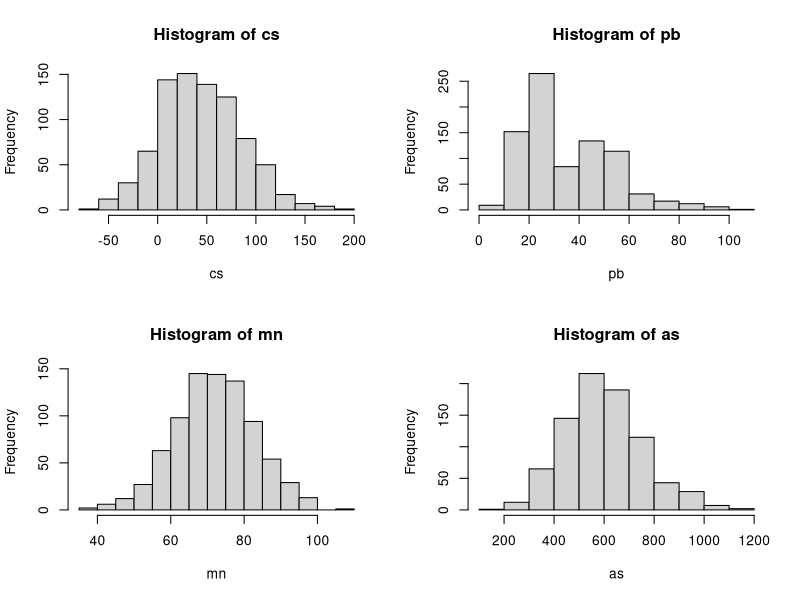
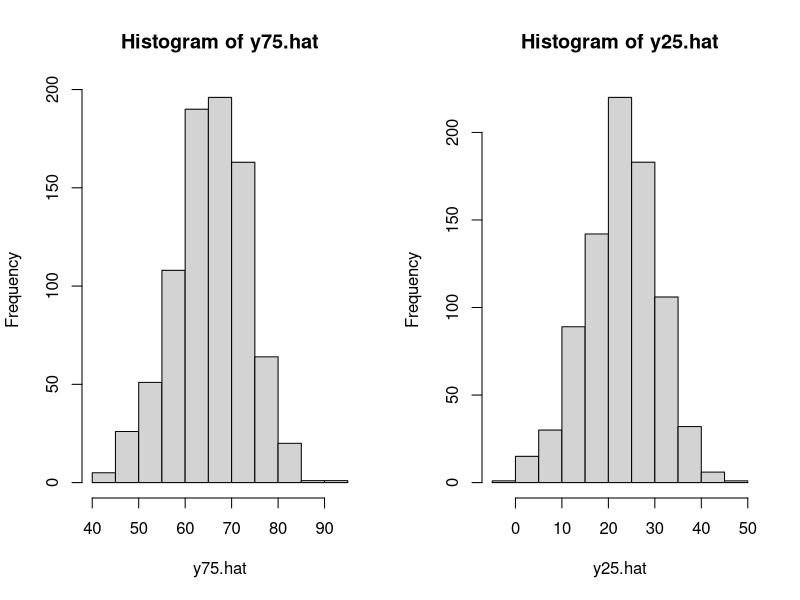

Write the R code that produced these figures, in order.
## ---- chunk 1
library(tidyverse)
library(MASS)
set.seed(1234)
## ---- chunk 2
#confoundings
age = rnorm(825,22.9,4.2)
iq = rnorm(825,26,5)
edu = rbinom(825,1,0.24)
smoke = rbinom(825,1,0.24)

#exposure

as = age^(1/2)+age*iq+edu+smoke^2+rnorm(825,0,5)
mn = age*2+edu^2+iq+smoke^3+rnorm(825,0,5)
pb = age+iq*edu+iq*smoke+smoke^2+rnorm(825,0,5)

##quantile

quantile(as,probs = c(0.25,0.75))
quantile(mn,probs = c(0.25,0.75))
quantile(pb,probs = c(0.25,0.75))

##assume coef
par(mfrow=c(2,2))
cs = rnorm(825,(as*mn+as^2+pb+pb*3+mn)/10000,35)
hist(cs)
hist(pb)
hist(mn)
hist(as)
## ---- chunk 3
#propensity score
fit.as = lm(as~age+iq+as.factor(edu)+as.factor(smoke))
fit.mn = lm(mn~age+iq+as.factor(edu)+as.factor(smoke))
fit.pb = lm(pb~age+iq+as.factor(edu)+as.factor(smoke))
summary(fit.as)
summary(fit.mn)
summary(fit.pb)
#Y~AX+C
df = data.frame(cs,as,mn,pb,age,iq,edu,smoke)
fit = lm(cs~as+mn+pb+age+iq+as.factor(edu)+as.factor(smoke),data = df)
summary(fit)
## ---- chunk 4
#predict exposures
as.hat = predict(fit.as)
mn.hat = predict(fit.mn)
pb.hat = predict(fit.pb)

quantile(as.hat,c(0.25,0.75))
quantile(mn.hat,c(0.25,0.75))
quantile(pb.hat,c(0.25,0.75))
## ---- chunk 5
# Y|75% exposure
as = rep(702.0925,825)
mn = rep(78.94541 ,825)
pb = rep(48.83487,825)
new75 = data.frame(as,mn,pb,age,iq,edu,smoke)
y75.hat = predict(fit,new75,type = 'response')

# Y|75% exposure
as = rep(496.6899,825)
mn = rep(65.43030,825)
pb = rep(21.62003,825)
new25 = data.frame(as,mn,pb,age,iq,edu,smoke)
y25.hat = predict.lm(fit,newdata = new25,type = 'response')

par(mfrow = c(1,2))
hist(y75.hat)
hist(y25.hat)
## ---- chunk 6
ATE  = mean(y75.hat)-mean(y25.hat)
print(ATE)
